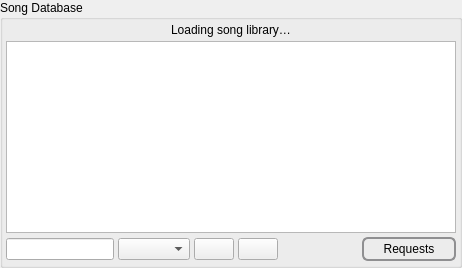
             <widget class="QFrame" name="frameDb">
              <property name="sizePolicy">
               <sizepolicy hsizetype="Preferred" vsizetype="Preferred">
                <horstretch>0</horstretch>
                <verstretch>0</verstretch>
               </sizepolicy>
              </property>
              <property name="frameShape">
               <enum>QFrame::NoFrame</enum>
              </property>
              <property name="frameShadow">
               <enum>QFrame::Plain</enum>
              </property>
              <layout class="QHBoxLayout" name="horizontalLayout_8">
               <property name="spacing">
                <number>3</number>
               </property>
               <property name="leftMargin">
                <number>0</number>
               </property>
               <property name="topMargin">
                <number>0</number>
               </property>
               <property name="rightMargin">
                <number>0</number>
               </property>
               <property name="bottomMargin">
                <number>0</number>
               </property>
               <item>
                <widget class="QGroupBox" name="dbgroupBox_2">
                 <property name="sizePolicy">
                  <sizepolicy hsizetype="Expanding" vsizetype="Preferred">
                   <horstretch>0</horstretch>
                   <verstretch>0</verstretch>
                  </sizepolicy>
                 </property>
                 <property name="title">
                  <string>Song Database</string>
                 </property>
                 <layout class="QVBoxLayout" name="verticalLayout_12">
                  <property name="spacing">
                   <number>4</number>
                  </property>
                  <property name="leftMargin">
                   <number>3</number>
                  </property>
                  <property name="topMargin">
                   <number>3</number>
                  </property>
                  <property name="rightMargin">
                   <number>3</number>
                  </property>
                  <property name="bottomMargin">
                   <number>4</number>
                  </property>
                  <item>
                   <widget class="QLabel" name="labelLibraryLoading">
                    <property name="visible">
                     <bool>false</bool>
                    </property>
                    <property name="text">
                     <string>Loading song library…</string>
                    </property>
                    <property name="alignment">
                     <set>Qt::AlignCenter</set>
                    </property>
                    <property name="wordWrap">
                     <bool>true</bool>
                    </property>
                   </widget>
                  </item>
                  <item>
                   <widget class="QTableView" name="tableViewDB">
                    <property name="sizePolicy">
                     <sizepolicy hsizetype="Expanding" vsizetype="MinimumExpanding">
                      <horstretch>0</horstretch>
                      <verstretch>0</verstretch>
                     </sizepolicy>
                    </property>
                    <property name="contextMenuPolicy">
                     <enum>Qt::CustomContextMenu</enum>
                    </property>
                    <property name="editTriggers">
                     <set>QAbstractItemView::NoEditTriggers</set>
                    </property>
                    <property name="dragDropMode">
                     <enum>QAbstractItemView::DragOnly</enum>
                    </property>
                    <property name="alternatingRowColors">
                     <bool>true</bool>
                    </property>
                    <property name="selectionMode">
                     <enum>QAbstractItemView::SingleSelection</enum>
                    </property>
                    <property name="selectionBehavior">
                     <enum>QAbstractItemView::SelectRows</enum>
                    </property>
                    <property name="sortingEnabled">
                     <bool>true</bool>
                    </property>
                    <attribute name="horizontalHeaderMinimumSectionSize">
                     <number>10</number>
                    </attribute>
                    <attribute name="horizontalHeaderDefaultSectionSize">
                     <number>10</number>
                    </attribute>
                    <attribute name="horizontalHeaderShowSortIndicator" stdset="0">
                     <bool>true</bool>
                    </attribute>
                    <attribute name="verticalHeaderVisible">
                     <bool>false</bool>
                    </attribute>
                   </widget>
                  </item>
                  <item>
                   <layout class="QHBoxLayout" name="horizontalLayout_9">
                    <property name="spacing">
                     <number>4</number>
                    </property>
                    <item>
                     <widget class="CustomLineEdit" name="lineEdit"/>
                    </item>
                    <item>
                     <widget class="QComboBox" name="comboBoxSearchType"/>
                    </item>
                    <item>
                     <widget class="QPushButton" name="pushButton">
                      <property name="focusPolicy">
                       <enum>Qt::NoFocus</enum>
                      </property>
                      <property name="toolTip">
                       <string>Search</string>
                      </property>
                      <property name="text">
                       <string/>
                      </property>
                      <property name="icon">
                       <iconset theme="edit-find">
                        <normaloff>.</normaloff>.</iconset>
                      </property>
                      <property name="iconSize">
                       <size>
                        <width>32</width>
                        <height>32</height>
                       </size>
                      </property>
                      <property name="flat">
                       <bool>false</bool>
                      </property>
                     </widget>
                    </item>
                    <item>
                     <widget class="QPushButton" name="buttonClearSearch">
                      <property name="focusPolicy">
                       <enum>Qt::NoFocus</enum>
                      </property>
                      <property name="toolTip">
                       <string>Clear search</string>
                      </property>
                      <property name="accessibleName">
                       <string>Clear search</string>
                      </property>
                      <property name="text">
                       <string/>
                      </property>
                      <property name="icon">
                       <iconset theme="edit-clear">
                        <normaloff>.</normaloff>.</iconset>
                      </property>
                      <property name="iconSize">
                       <size>
                        <width>32</width>
                        <height>32</height>
                       </size>
                      </property>
                     </widget>
                    </item>
                    <item>
                     <spacer name="horizontalSpacerRequests">
                      <property name="orientation">
                       <enum>Qt::Horizontal</enum>
                      </property>
                      <property name="sizeType">
                       <enum>QSizePolicy::Minimum</enum>
                      </property>
                      <property name="sizeHint" stdset="0">
                       <size>
                        <width>80</width>
                        <height>20</height>
                       </size>
                      </property>
                     </spacer>
                    </item>
                    <item>
                     <widget class="QPushButton" name="pushButtonIncomingRequests">
                      <property name="toolTip">
                       <string>Open the incoming requests dialog</string>
                      </property>
                      <property name="styleSheet">
                       <string notr="true">QPushButton {
    border: 2px solid #8f8f91;
    border-radius: 6px;
    background-color: qlineargradient(x1: 0, y1: 0, x2: 0, y2: 1,
                                      stop: 0 #f6f7fa, stop: 1 #dadbde);
    min-width: 80px;
    padding-left: 5px;
    padding-right: 5px;
    padding-top: 3px;
    padding-bottom: 3px;
}

QPushButton:pressed {
    background-color: qlineargradient(x1: 0, y1: 0, x2: 0, y2: 1,
                                      stop: 0 #dadbde, stop: 1 #f6f7fa);
}

QPushButton:flat {
    border: none; /* no border for a flat push button */
}

QPushButton:default {
    border-color: navy; /* make the default button prominent */
}</string>
                      </property>
                      <property name="text">
                       <string>Requests</string>
                      </property>
                     </widget>
                    </item>
                   </layout>
                  </item>
                 </layout>
                </widget>
               </item>
              </layout>
             </widget>
